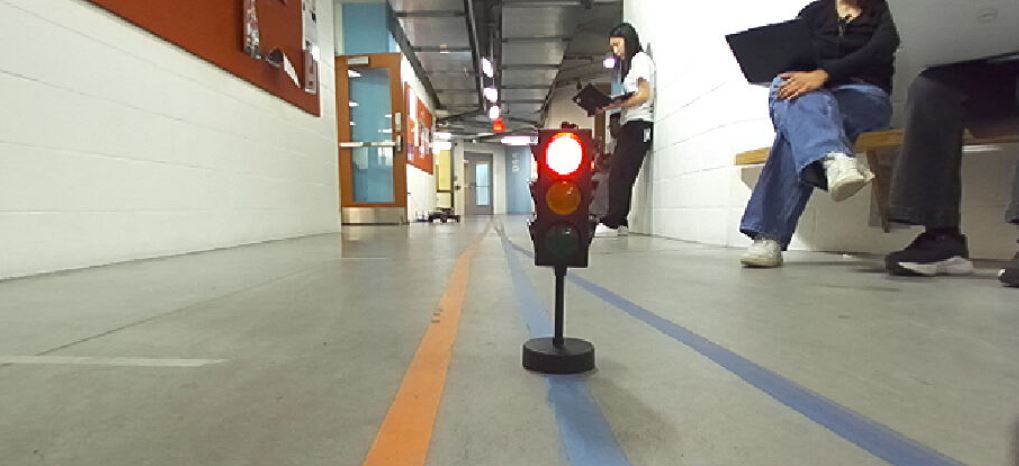
#> input picture src/traffic_light/traffic_light/images/light on 1m away.JPG, 1019 x 466 px, given in place of images, which was not available
$ python test_detection.py images
#> lines starting #> are read from the running program, lines starting #| are printed output that depends on the picture; after the words box and inside, x2 and y2 are one past the last pixel; in counts of white or black regions, pixels touching at a corner belong together; pictures that were not available may be replaced by others from this repository, and a replacement may not be noted
#> in run_test, img is the input picture: shape (466, 1019, 3); mean B, G, R 136.8, 148.7, 151.9
### src/traffic_light/traffic_light/traffic_light_detection.py
import cv2
import numpy as np
from matplotlib import pyplot as plt

# [7 lines left out: function image_print, not called in this run]

def cd_red_light_segmentation(img, debug=False):
    """
    Detects red region and returns bounding box.
    """
#> called with debug = False

    img_hsv = cv2.cvtColor(img, cv2.COLOR_BGR2HSV)
#> img_hsv: shape (466, 1019, 3); mean H, S, V 43.2, 40.3, 155.9

    # Stricter HSV ranges but still allowing farther away lights
    # change saturation and value to do so
    lower_red1 = np.array([0,   145,  170])
    upper_red1 = np.array([40,   255,  255]) #try allowing a little orange and even yellow but amp up the saturation and value needed
    lower_red2 = np.array([175, 145,  170])
    upper_red2 = np.array([180, 255, 255])

    mask1 = cv2.inRange(img_hsv, lower_red1, upper_red1)
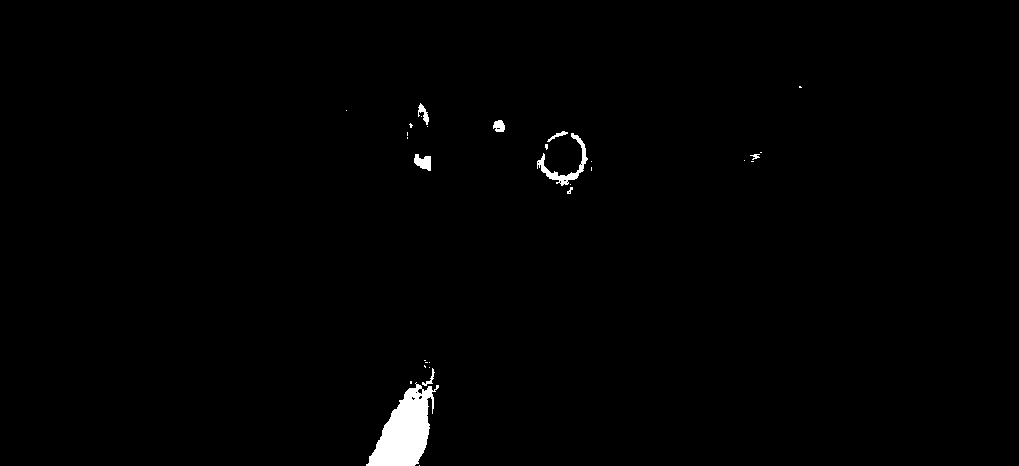
#> mask1: shape (466, 1019); 0.94% white; 30 white regions (21 under 20 px), largest, box (x1, y1, x2, y2) and area: (366, 382, 439, 466) 3239, (537, 133, 588, 186) 540, (414, 154, 431, 171) 194
    mask2 = cv2.inRange(img_hsv, lower_red2, upper_red2)
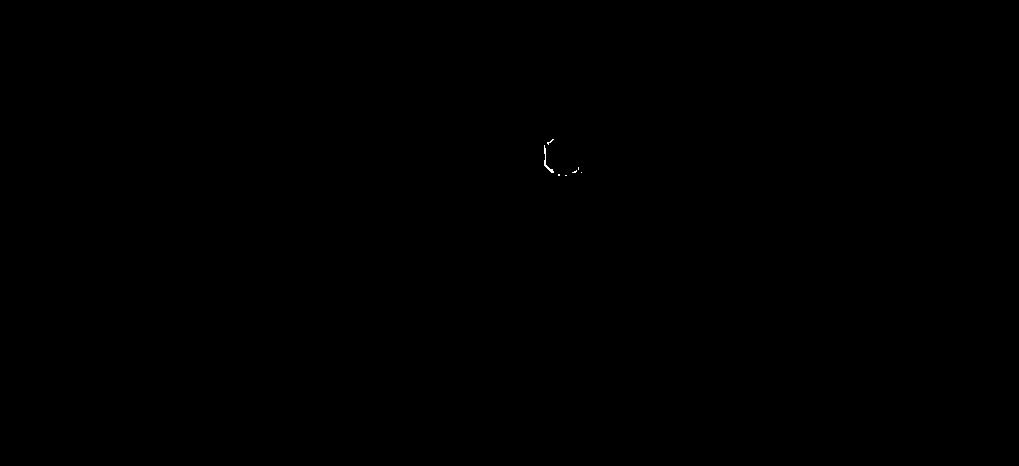
#> mask2: shape (466, 1019); 0.02% white in thin lines or dots, all inside (x1, y1, x2, y2) = (544, 139, 582, 176)
    img_filtered = cv2.bitwise_or(mask1, mask2)
#> img_filtered: shape (466, 1019); 0.95% white; 28 white regions (20 under 20 px), largest, box (x1, y1, x2, y2) and area: (366, 382, 439, 466) 3239, (537, 131, 588, 186) 712, (414, 154, 431, 171) 194

    # Morphological cleanup
    kernel = np.ones((5, 5), np.uint8) # Slightly larger kernel for better noise removal
    img_final = cv2.morphologyEx(img_filtered, cv2.MORPH_OPEN, kernel)
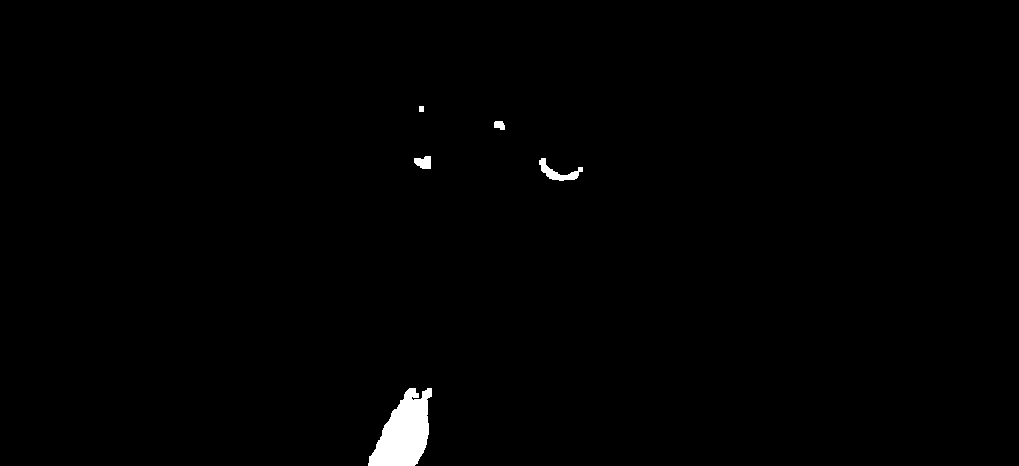
#> img_final: shape (466, 1019); 0.79% white; 5 white regions, box (x1, y1, x2, y2) and area: (368, 388, 432, 466) 3110, (539, 158, 583, 181) 359, (414, 156, 431, 169) 171, (494, 121, 505, 130) 80, (419, 106, 424, 112) 30
    img_final = cv2.morphologyEx(img_final, cv2.MORPH_CLOSE, kernel)
#> img_final: shape (466, 1019); 0.8% white; 5 white regions

    if debug:
        print("Debugging: Final Red Mask")
        image_print(img_final)

    contours = cv2.findContours(img_final, cv2.RETR_EXTERNAL, cv2.CHAIN_APPROX_SIMPLE)[0]
#> contours = 5 contours; box (x1, y1, x2, y2) and area: (368, 388, 432, 466) 3022, (539, 158, 583, 181) 299, (414, 156, 431, 169) 148, (494, 121, 505, 130) 63, (419, 106, 424, 112) 20

    if len(contours) == 0:
        return None

    biggest_contour = max(contours, key=cv2.contourArea)
#> biggest_contour = contour of 84 points, box (x1, y1, x2, y2) (368, 388, 432, 466), area 3022

    # Filter out small noise
    if cv2.contourArea(biggest_contour) < 20:
        return None

    x, y, w, h = cv2.boundingRect(biggest_contour)
#> x = 368; y = 388; w = 64; h = 78
    return ((x, y), (x + w, y + h)) #offset bounding box to match region of interest cropping


def is_red_light_on(img, debug=False):
    """
    Logic updated: Red is only 'ON' if we can actually find a valid bounding box.
    """
    bbox = cd_red_light_segmentation(img, debug=debug)
#> bbox = ((368, 388), (432, 466))

    if bbox is not None:
        return True, bbox
    return False, None


# [26 lines that do not run on import are left out]

### src/traffic_light/traffic_light/test_detection.py
#!/usr/bin/env python3
"""
test_detection.py - Updated to work with unified detection logic
"""

import argparse
import sys
import os

import cv2
import numpy as np
from matplotlib import pyplot as plt

# Allow running from any directory by importing from the same package location
sys.path.insert(0, os.path.dirname(__file__))
from traffic_light_detection import is_red_light_on, cd_red_light_segmentation


def run_test(image_path: str, debug: bool, show_result: bool) -> bool:
    """
    Run detection on a single image.
    Returns True if red light detected, False otherwise.
    """
    img = cv2.imread(image_path)
    if img is None:
        print(f"  [ERROR] Could not load image: {image_path}")
        return False

    # UPDATED: is_red_light_on now returns (status, bbox)
    # and no longer uses min_red_pixels
    red_on, bbox = is_red_light_on(img, debug=debug)
#> red_on = True; bbox = ((368, 388), (432, 466))

    status = "🔴 RED LIGHT ON" if red_on else "🟢 NO RED LIGHT"
#> status = '🔴 RED LIGHT ON'
    bbox_str = f"bbox={bbox}" if bbox else "bbox=None"
#> bbox_str = 'bbox=((368, 388), (432, 466))'
    print(f"  {status}  |  {bbox_str}  |  {os.path.basename(image_path)}")
#|   🔴 RED LIGHT ON  |  bbox=((368, 388), (432, 466))  |  images

    if show_result:
        display = img.copy()
        if bbox:
            cv2.rectangle(display, bbox[0], bbox[1], (0, 255, 0), 3)

        label = "RED DETECTED" if red_on else "NO RED"
        color = (0, 0, 255) if red_on else (0, 200, 0)
        cv2.putText(display, label, (15, 45), cv2.FONT_HERSHEY_SIMPLEX, 1.2, color, 3)

        plt.figure(figsize=(10, 6))
        plt.title(f"{os.path.basename(image_path)} — {label}")
        plt.imshow(cv2.cvtColor(display, cv2.COLOR_BGR2RGB))
        plt.axis("off")
        plt.tight_layout()
        plt.show()

    return red_on


def main():
    parser = argparse.ArgumentParser(description="Test red traffic light detection on images.")
    parser.add_argument("images", nargs="+", help="Path(s) to test images")
    # Note: --threshold is kept in the parser so your commands don't break,
    # but it is no longer used by the underlying detection logic.
    parser.add_argument(
        "--threshold", "-t", type=int, default=100,
        help="Legacy threshold (no longer used by unified logic)"
    )
    parser.add_argument(
        "--debug", "-d", action="store_true",
        help="Show HSV masks and intermediate images"
    )
    parser.add_argument(
        "--show", "-s", action="store_true",
        help="Display each result image with bounding box overlay"
    )
    args = parser.parse_args()

    print(f"\n{'='*60}")
    print(f"  Traffic Light Detection Test (Unified Logic)")
    print(f"{'='*60}\n")

    results = []
    for image_path in args.images:
        if not os.path.exists(image_path):
            print(f"  [SKIP] File not found: {image_path}")
            continue
        # Removed args.threshold from the call below
        detected = run_test(image_path, args.debug, args.show)
#> detected = True
        results.append((image_path, detected))

    print(f"\n{'='*60}")
    print(f"  Summary: {sum(r[1] for r in results)}/{len(results)} images detected as red")
#|   Summary: 1/1 images detected as red
    print(f"{'='*60}\n")


if __name__ == "__main__":
    main()
